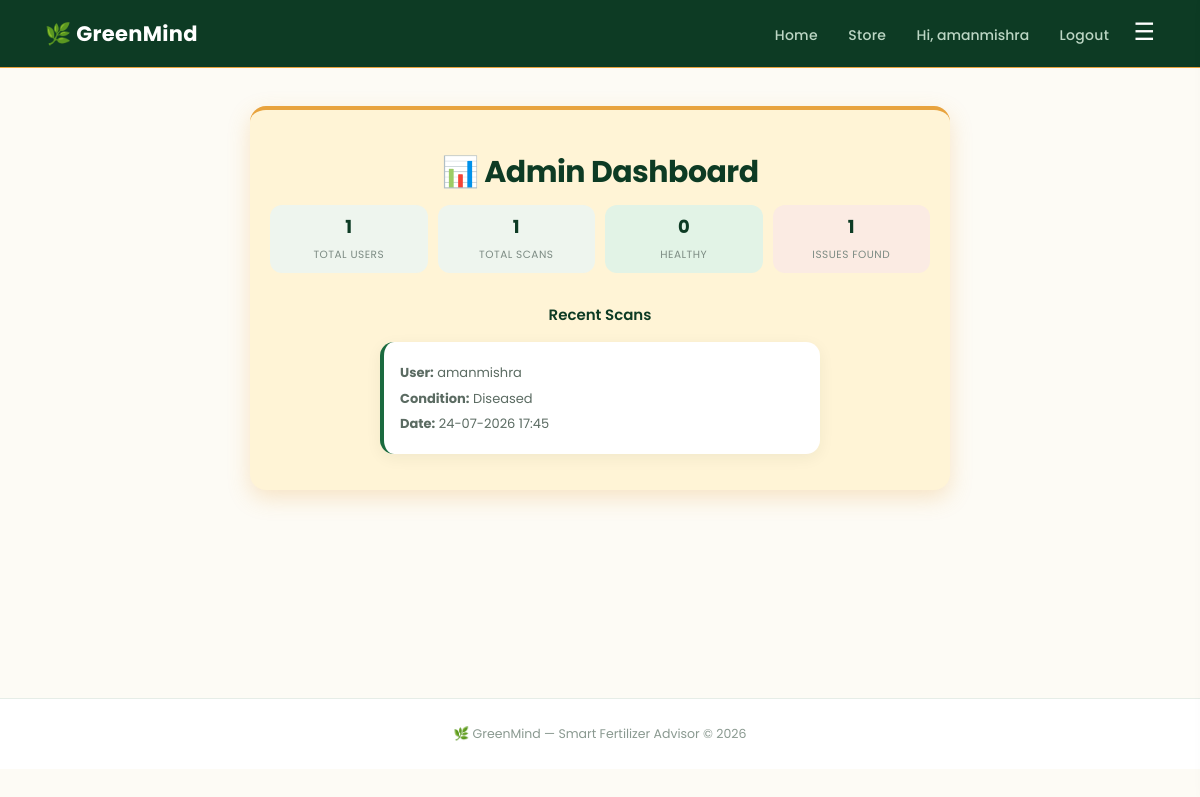
The page /admin (signed in) on the database as committed earlier.
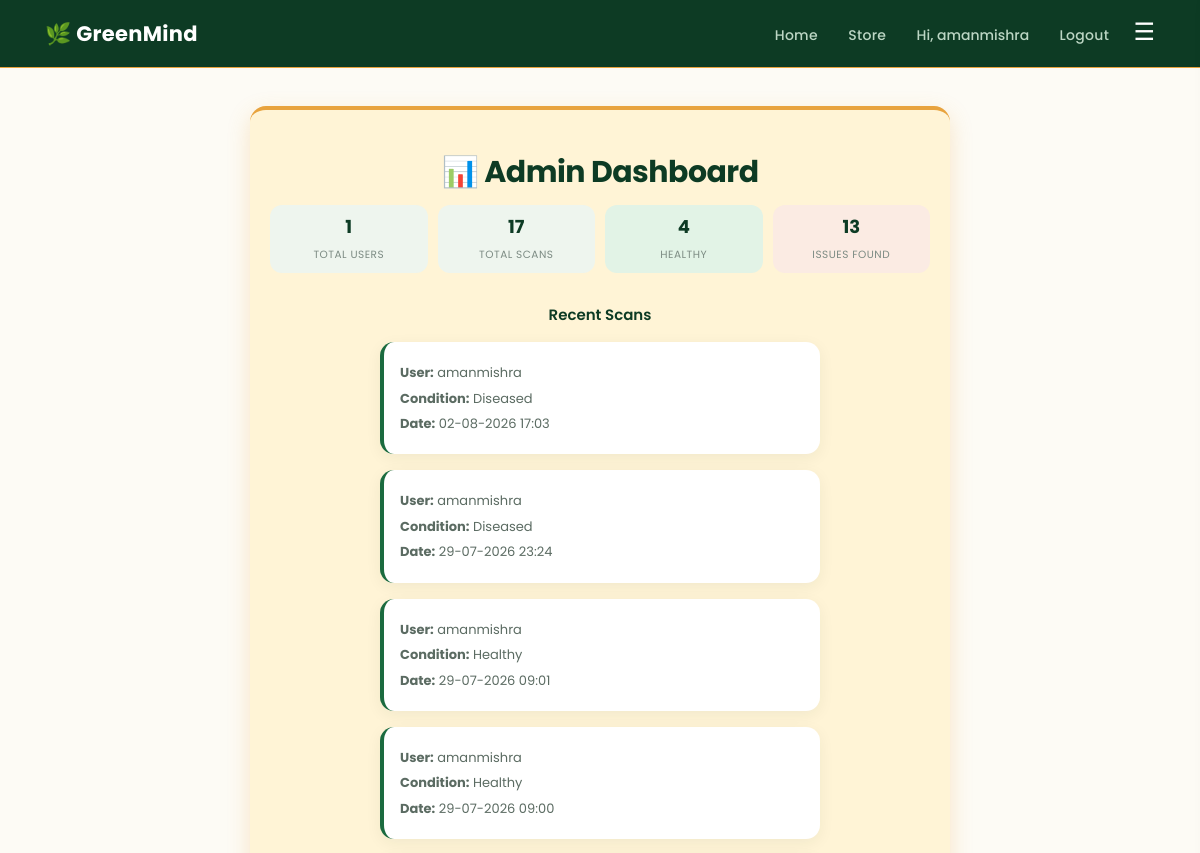
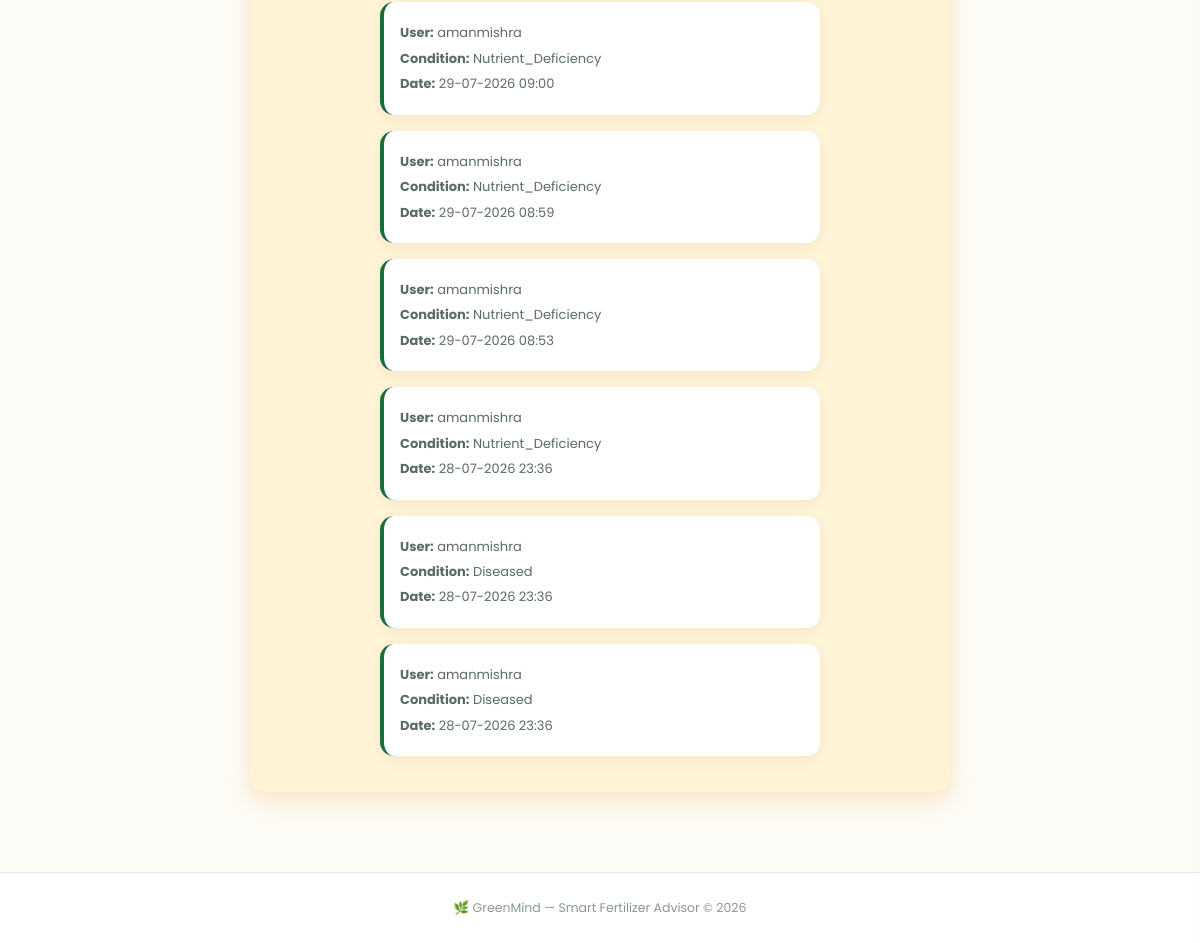
The same page on the database as committed later (2 pictures, top to bottom).
### tables this page shows
CREATE TABLE plant_history (
    id INTEGER PRIMARY KEY AUTOINCREMENT,
    username TEXT NOT NULL,
    filename TEXT NOT NULL,
    condition_detected TEXT NOT NULL,
    confidence REAL NOT NULL,
    upload_date TEXT NOT NULL
);

### app.py (the view)
@app.route("/admin")
def admin():
    if "username" not in session or session["username"] != "amanmishra":
        return redirect("/login")
    conn = sqlite3.connect("database.db")
    cursor = conn.cursor()
    cursor.execute("SELECT COUNT(*) FROM users")
    total_users = cursor.fetchone()[0]
    cursor.execute("SELECT COUNT(*) FROM plant_history")
    total_scans = cursor.fetchone()[0]
    cursor.execute("SELECT COUNT(*) FROM plant_history WHERE condition_detected = 'Healthy'")
    healthy_count = cursor.fetchone()[0]
    cursor.execute("SELECT COUNT(*) FROM plant_history WHERE condition_detected != 'Healthy'")
    issue_count = cursor.fetchone()[0]
    cursor.execute("SELECT username, filename, condition_detected, upload_date FROM plant_history ORDER BY id DESC LIMIT 10")
    recent_scans = cursor.fetchall()
    conn.close()
    return render_template(
        "admin.html",
        total_users=total_users,
        total_scans=total_scans,
        healthy_count=healthy_count,
        issue_count=issue_count,
        recent_scans=recent_scans
    )

### templates/admin.html
{% extends "base.html" %}
{% block content %}
<div class="quick-card" style="max-width:700px; margin:30px auto;">
    <h1>📊 Admin Dashboard</h1>
    <div class="stats-row">
        <div class="stat-box">
            <span class="stat-number">{{ total_users }}</span>
            <span class="stat-label">Total Users</span>
        </div>
        <div class="stat-box">
            <span class="stat-number">{{ total_scans }}</span>
            <span class="stat-label">Total Scans</span>
        </div>
        <div class="stat-box healthy">
            <span class="stat-number">{{ healthy_count }}</span>
            <span class="stat-label">Healthy</span>
        </div>
        <div class="stat-box issue">
            <span class="stat-number">{{ issue_count }}</span>
            <span class="stat-label">Issues Found</span>
        </div>
    </div>
    <h3 style="margin-top:30px;">Recent Scans</h3>
    {% for scan in recent_scans %}
    <div class="history-item">
        <div>
            <p><strong>User:</strong> {{ scan[0] }}</p>
            <p><strong>Condition:</strong> {{ scan[2] }}</p>
            <p><strong>Date:</strong> {{ scan[3] }}</p>
        </div>
    </div>
    {% endfor %}
</div>
{% endblock %}

### templates/base.html (shortened to what this page needs)
<!DOCTYPE html>
<html>
<head>
    <link rel="stylesheet" href="{{ url_for('static', filename='style.css') }}">
</head>
<body>
    <nav class="navbar">
        <a href="/">🌿 GreenMind</a>
        <div class="nav-links">
            <a href="/">Home</a>
            {% if session.username %}
                <a href="/store">Store</a>
                <span class="nav-user">Hi, {{ session.username }}</span>
                <a href="/logout">Logout</a>
            {% else %}
                <a href="/login">Login</a>
                <a href="/register">Register</a>
            {% endif %}
            <button class="hamburger-btn" onclick="toggleMenu()">☰</button>
        </div>
    </nav>
    <div class="page-content">
        {% block content %}{% endblock %}
    </div>
    <div class="site-footer">
        🌿 GreenMind — Smart Fertilizer Advisor &copy; 2026
    </div>
</body>
</html>

### static/style.css (style rules this page uses)
* { box-sizing: border-box; }
:root { --forest: #0d3b24; --forest-light: #1b6b3f; --accent: #e8a33d; --cream: #fdfbf5; --sage: #eef5ee; }
body { font-family: 'Poppins', 'Segoe UI', Arial, sans-serif; background: var(--cream); margin: 0; min-height: 100vh; color: #22302a; }
.navbar { display: flex; justify-content: space-between; align-items: center; background: var(--forest); padding: 18px 45px; position: sticky; top: 0; z-index: 100; border-bottom: 1px solid var(--accent); }
.navbar a { color: white; text-decoration: none; font-weight: 700; font-size: 21px; letter-spacing: 0.3px; }
.nav-links a, .nav-user { margin-left: 26px; color: #bcd6c4; font-size: 14px; font-weight: 500; transition: color 0.2s ease; position: relative; }
.page-content { padding-top: 8px; padding-bottom: 20px; min-height: calc(100vh - 200px); }
.hamburger-btn { background: none; border: none; color: white; font-size: 24px; cursor: pointer; margin-left: 20px; padding: 0; line-height: 1; }
h1 { color: var(--forest); margin-bottom: 4px; font-weight: 700; letter-spacing: -0.5px; font-size: 30px; }
h3 { color: var(--forest); margin-top: 22px; margin-bottom: 8px; font-weight: 600; font-size: 16px; }
p { color: #5b6b62; line-height: 1.65; font-size: 15px; }
.history-item { text-align: left; max-width: 440px; margin: 16px auto; background: white; padding: 16px; border-radius: 14px; display: flex; gap: 15px; align-items: center; box-shadow: 0 4px 16px rgba(13,59,36,0.06); border-left: 4px solid var(--forest-light); transition: transform 0.15s ease; }
a { color: var(--forest-light); }
.quick-card { background: #fff4d6; flex: 1; min-width: 240px; max-width: 320px; padding: 20px; border-radius: 16px; box-shadow: 0 8px 22px rgba(232, 163, 61, 0.25); text-align: center; border-top: 4px solid #e8a33d; animation: fadeUp 0.5s ease; }
.quick-card h2, .quick-card h3 { font-size: 15px; margin-top: 4px; margin-bottom: 6px; }
.quick-card p { font-size: 13px; margin: 4px 0; }
.quick-card .stats-row { margin-top: 10px; }
.quick-card .stat-box { padding: 8px 4px; }
.quick-card .stat-number { font-size: 18px; }
.stats-row { display: flex; gap: 10px; margin-top: 22px; }
.stat-box { flex: 1; background: var(--sage); border-radius: 12px; padding: 14px 4px; transition: transform 0.15s ease; }
.stat-box.healthy { background: #e2f3e6; }
.stat-box.issue { background: #fbebe3; }
.stat-number { display: block; font-size: 24px; font-weight: 700; color: var(--forest); }
.stat-label { font-size: 10.5px; color: #7c8b83; text-transform: uppercase; letter-spacing: 0.5px; }
.site-footer { text-align: center; padding: 26px; color: #8a9990; font-size: 12.5px; border-top: 1px solid #e6ede7; margin-top: 30px; background: white; }

Rows that differ between the two databases and show on the page:
no longer on this page (row unchanged): plant_history: username "amanmishra", condition_detected "Diseased", upload_date "24-07-2026 17:45"
added plant_history: username "amanmishra", condition_detected "Diseased", upload_date "02-08-2026 17:03"
added plant_history: username "amanmishra", condition_detected "Diseased", upload_date "29-07-2026 23:24"
added plant_history: username "amanmishra", condition_detected "Healthy", upload_date "29-07-2026 09:01"
added plant_history: username "amanmishra", condition_detected "Healthy", upload_date "29-07-2026 09:00"
added plant_history: username "amanmishra", condition_detected "Nutrient_Deficiency", upload_date "29-07-2026 09:00"
added plant_history: username "amanmishra", condition_detected "Nutrient_Deficiency", upload_date "29-07-2026 08:59"
added plant_history: username "amanmishra", condition_detected "Nutrient_Deficiency", upload_date "29-07-2026 08:53"
added plant_history: username "amanmishra", condition_detected "Nutrient_Deficiency", upload_date "28-07-2026 23:36"
added plant_history: username "amanmishra", condition_detected "Diseased", upload_date "28-07-2026 23:36"
added plant_history: username "amanmishra", condition_detected "Diseased", upload_date "28-07-2026 23:36"
Other text that changed with them:
{{ session.username }}: (not shown) → "amanmishra"
{{ total_scans }}: "1" → "17"
{{ healthy_count }}: "0" → "4"
{{ issue_count }}: "1" → "13"
